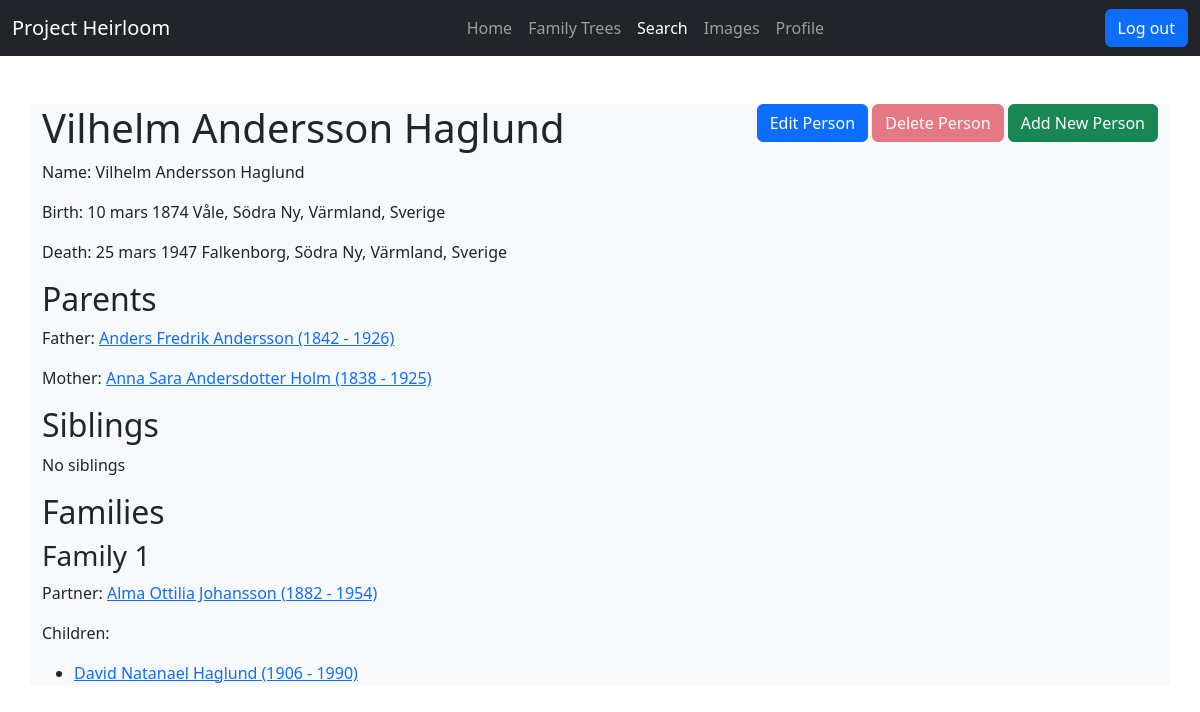
/genealogy/person/34564 (signed in), run on the app's committed database.
### genealogy/models.py (models this page shows, shortened)
class Individual(models.Model):
    SEX_CHOICES = (
        ("M", "Male"),
        ("F", "Female"),
        ("U", "Unknown"),
    )
    indi_id = models.CharField(max_length=20, null=True, blank=True)
    tree = models.ForeignKey(Tree, on_delete=models.CASCADE, related_name="individuals")
    first_name = models.CharField(max_length=100, null=True, blank=True)
    last_name = models.CharField(max_length=100, null=True, blank=True)
    sex = models.CharField(max_length=10, choices=SEX_CHOICES, default="U")
    birth_date = models.CharField(max_length=100, null=True, blank=True)
    birth_place = models.CharField(max_length=100, null=True, blank=True)
    birth_year = models.PositiveSmallIntegerField(null=True, blank=True)
    death_date = models.CharField(max_length=100, null=True, blank=True)
    death_place = models.CharField(max_length=100, null=True, blank=True)
    death_cause = models.CharField(max_length=100, null=True, blank=True)
    death_year = models.PositiveSmallIntegerField(null=True, blank=True)
    alive = models.BooleanField(default=False)
    added = models.DateField(auto_now_add=True)
    last_updated = models.DateField(auto_now=True)
    class Meta:
        constraints = [
            models.UniqueConstraint(fields=['tree', 'indi_id'], name='Tree and INDI combination')
        ]
        ordering = ['last_name']
    def get_name_years(self):
        string = ""
        if self.first_name:
            string += self.first_name
        if self.last_name:
            string += f" {self.last_name}"
        if self.birth_year or self.death_year:
            if self.birth_year and self.death_year:
                string += f" ({self.birth_year} - {self.death_year})"
            elif self.birth_year:
                string += f" ({self.birth_year} - )"
            else:
                string += f" ( - {self.death_year})"
        return string
    def __str__(self):
        return " ".join(filter(None, [self.first_name, self.last_name]))

class Child(models.Model):
    RELATIONS = (
        ("A", "Adopted"),
        ("B", "Biological"),
        ("F", "Foster"),
        ("U", "Unknown"),
    )
    family = models.ForeignKey(
        Family,
        on_delete=models.CASCADE,
        null=True,
        blank=True
    )
    indi = models.ForeignKey(
        Individual,
        on_delete=models.CASCADE,
        null=True,
        blank=True
    )
    relation = models.CharField(
        choices=RELATIONS,
        max_length=1,
        default="B"
    )
    class Meta:
        constraints = [
            models.UniqueConstraint(fields=['family', 'indi'], name='Individual and family combination')
        ]
        verbose_name_plural = "Children"

### genealogy/views.py (the view)
# urls.py: path('person/<int:id>', views.person, name='person'),
@login_required
def person(request, id):
    try:
        this_person = Individual.objects.get(id=id)
        if this_person.tree.user != request.user:
            raise Http404("Individual not found in any of your trees.")
    except Individual.DoesNotExist:
        raise Http404("Individual does not exist.")
    father = None
    mother = None
    siblings = None
    families = None
    children_objects = Child.objects.filter(indi=this_person)
    if children_objects:
        father = children_objects[0].family.husband
        mother = children_objects[0].family.wife
        siblings = Child.objects.filter(family=children_objects[0].family).exclude(id=children_objects[0].id)
    family_objects = Family.objects.filter(Q(husband=this_person) | Q(wife=this_person))
    if family_objects:
        families = []
        for f in family_objects:
            family = {
                'partner': None,
                'children': []
            }
            family['children'] = Child.objects.filter(family=f)
            if f.husband == this_person and f.wife:
                family['partner'] = f.wife
            if f.wife == this_person and f.husband:
                family['partner'] = f.husband
            families.append(family)
    return render(
        request,
        'genealogy/person.html',
        {
            'section': 'search',
            'person': this_person,
            'father': father,
            'mother': mother,
            'siblings': siblings,
            'families': families
        }
    )

### genealogy/templates/genealogy/person.html (shortened to what this page needs)
{% extends "base.html" %}
{% block content %}
    <div class="float-end">
        <button class="btn btn-primary" hx-get="{% url 'edit_person' person.id %}" class="btn btn-primary"
        hx-target="#edit-person-modal-content" type="button" hx-trigger="click"
        data-bs-toggle="modal" data-bs-target="#edit-person-modal" hx-swap="innerHTML">Edit Person</button>
        <button class="btn btn-danger" type="button" disabled>Delete Person</button>
        <button class="btn btn-success droptown-toggle" type="button" data-bs-toggle="dropdown" aria-expanded="false">Add New Person</button>
    </div>
    <h1>{{ person }}</h1>
    <p>Name: {{ person|default_if_none:"" }}</p>
    <p>Birth: {{ person.birth_date|default_if_none:"" }} {{ person.birth_place|default_if_none:"" }}</p>
    <p>Death: {{ person.death_date|default_if_none:"" }} {{ person.death_place|default_if_none:"" }}</p>
    <h2>Parents</h2>
    <p>Father: {% if father %}<a href="{% url 'person' father.id %}">{{ father.get_name_years }}</a>{% else %}-{% endif %}</p>
    <p>Mother: {% if mother %}<a href="{% url 'person' mother.id %}">{{ mother.get_name_years }}</a>{% else %}-{% endif %}</p>
    <h2>Siblings</h2>
    {% if siblings %}
        <ul>
        {% for sibling in siblings %}
            <li><p><a href="{% url 'person' sibling.indi.id %}">{{ sibling.indi.get_name_years }}</a></p></li>
        {% endfor %}
        </ul>
    {% else %}
        <p>No siblings</p>
    {% endif %}
    {% if families %}
        <h2>Families</h2>
        {% for family in families %}
            <h3>Family {{forloop.counter }}</h3>
            <p>Partner: {% if family.partner %}<a href="{% url 'person' family.partner.id %}">{{ family.partner.get_name_years }}</a>{% else %}-{% endif %}</p>
            {% if family.children %}
                <p>Children:</p>
                <ul>
                {% for child in family.children %}
                    <li><p><a href="{% url 'person' child.indi.id %}">{{ child.indi.get_name_years }}</a></p></li>
                {% endfor %}
                </ul>
            {% endif %}
        {% endfor %}
    {% endif %}
{% endblock content %}

### genealogy/templates/base.html (shortened to what this page needs)
<!DOCTYPE html>
<html lang="en">
<head>
    {% load static %}
    {% load bootstrap5 %}
    {% bootstrap_css %}
</head>
<body>
    <nav class="navbar navbar-expand-sm navbar-dark bg-dark">
        <div class="container-fluid">
            <a class="navbar-brand" href="{% url "home" %}">Project Heirloom</a>
            {% if request.user.is_authenticated %}
            <ul class="navbar-nav">
                <li class="nav-item">
                    <a href="{% url "home" %}" class="nav-link {% if section == "home" %}active{% endif %}">Home</a>
                </li>
                <li class="nav-item">
                    <a href="{% url "family_tree" %}" class="nav-link {% if section == "family_tree" %}active{% endif %}">Family Trees</a>
                </li>
                <li class="nav-item">
                    <a href="{% url "search" %}" class="nav-link {% if section == "search" %}active{% endif %}">Search</a>
                </li>
                <li class="nav-item">
                    <a href="{% url "images" %}" class="nav-link {% if section == "images" %}active{% endif %}">Images</a>
                </li>
                <li class="nav-item">
                    <a href="{% url "edit_profile" %}" class="nav-link {% if section == "edit_profile" %}active{% endif %}">Profile</a>
                </li>
            </ul>
            {% endif %}
            {% if request.user.is_authenticated %}
                <form action="{% url "logout" %}" method="post" class="d-flex">
                    <button type="submit" class="btn btn-primary">Log out</button>
                </form>
            {% else %}
                <form action="{% url "login" %}" method="post" class="d-flex">
                    {% csrf_token %}
                    <button type="submit" class="btn btn-primary">Log in</button>
                </form>
            {% endif %}
        </div>
    </nav>
    <div id="content">
        <div class="container mt-5 bg-light">
            {% block content %}
            {% endblock %}
        </div>
    </div>
</body>
</html>

### data on the page
Individual: first_name+last_name "Vilhelm Andersson Haglund", birth_date "10 mars 1874", birth_place "Våle, Södra Ny, Värmland, Sverige", death_date "25 mars 1947", death_place "Falkenborg, Södra Ny, Värmland, Sverige"
Individual: get_name_years "Anders Fredrik Andersson (1842 - 1926)"
Individual: get_name_years "Anna Sara Andersdotter Holm (1838 - 1925)"
Individual: partner.get_name_years "Alma Ottilia Johansson (1882 - 1954)"
Child: indi.get_name_years "David Natanael Haglund (1906 - 1990)"
